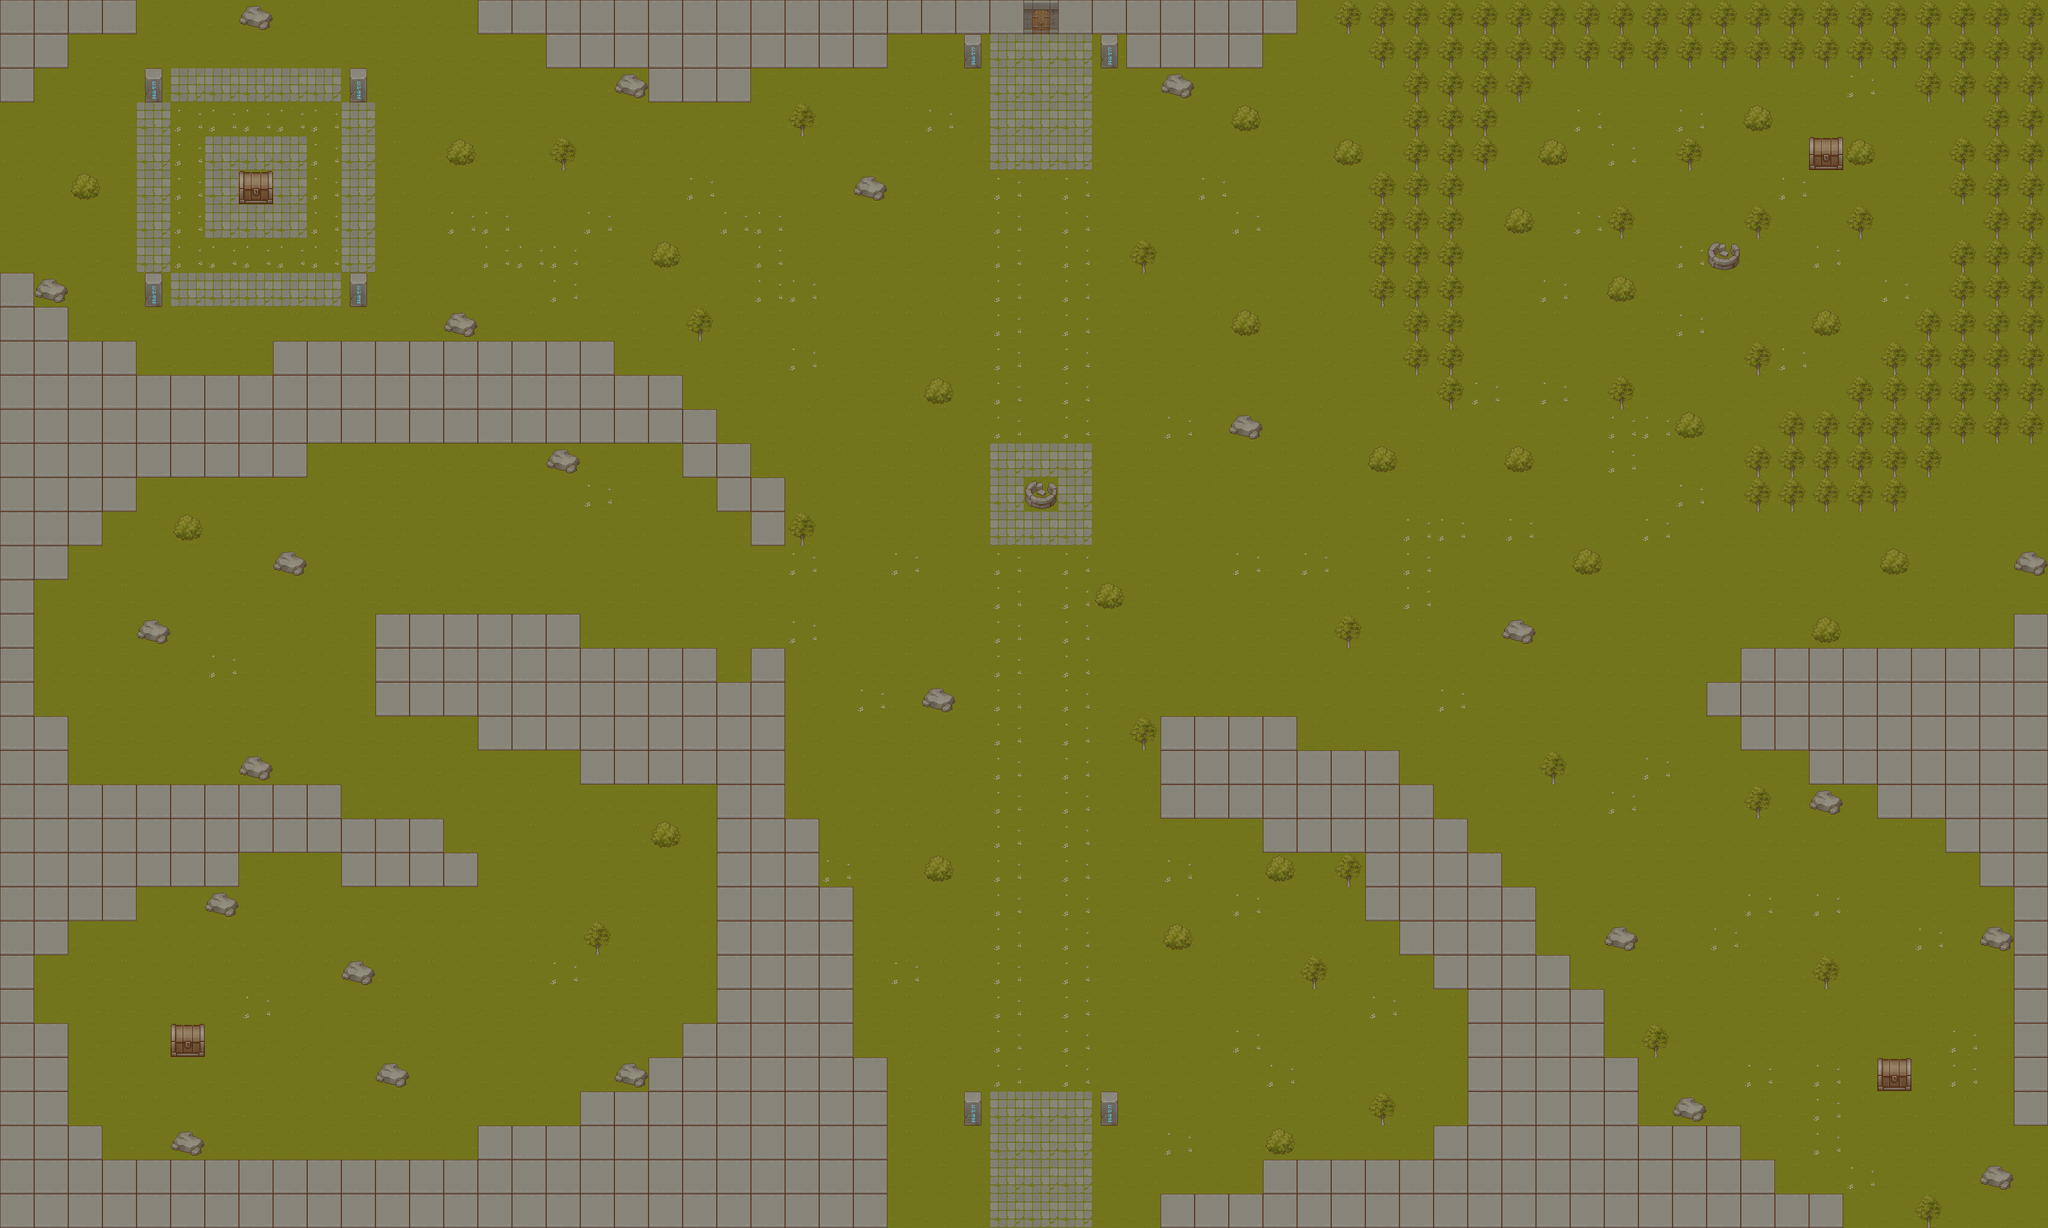

A 2D game scene composited from a Tiled map and its tileset images. What follows is a short description and the map's XML, with every tile layer's data as written:
An orthogonal 60x36 tile map with 64x64 px tiles, 1 tile layer (Tile Layer 1), 11 tilesets.

<map version="1.10" tiledversion="1.10.2" orientation="orthogonal" renderorder="right-down" width="60" height="36" tilewidth="64" tileheight="64" infinite="0" nextlayerid="2" nextobjectid="1">
 <tileset firstgid="1" name="0" tilewidth="64" tileheight="64" tilecount="1" columns="1">
  <image source="load_map_img/0.png" width="64" height="64" />
 </tileset>
 <tileset firstgid="2" name="1" tilewidth="64" tileheight="64" tilecount="1" columns="1">
  <image source="load_map_img/1.png" width="64" height="64" />
 </tileset>
 <tileset firstgid="3" name="2" tilewidth="64" tileheight="64" tilecount="1" columns="1">
  <image source="load_map_img/2.png" width="64" height="64" />
 </tileset>
 <tileset firstgid="4" name="3" tilewidth="64" tileheight="64" tilecount="1" columns="1">
  <image source="load_map_img/3.png" width="64" height="64" />
 </tileset>
 <tileset firstgid="5" name="4" tilewidth="64" tileheight="64" tilecount="1" columns="1">
  <image source="load_map_img/4.png" width="64" height="64" />
 </tileset>
 <tileset firstgid="6" name="5" tilewidth="64" tileheight="64" tilecount="1" columns="1">
  <image source="load_map_img/5.png" width="64" height="64" />
 </tileset>
 <tileset firstgid="7" name="6" tilewidth="64" tileheight="64" tilecount="1" columns="1">
  <image source="load_map_img/6.png" width="64" height="64" />
 </tileset>
 <tileset firstgid="8" name="7" tilewidth="64" tileheight="64" tilecount="1" columns="1">
  <image source="load_map_img/7.png" width="64" height="64" />
 </tileset>
 <tileset firstgid="9" name="8" tilewidth="64" tileheight="64" tilecount="1" columns="1">
  <image source="load_map_img/8.png" width="64" height="64" />
 </tileset>
 <tileset firstgid="10" name="9" tilewidth="64" tileheight="64" tilecount="1" columns="1">
  <image source="load_map_img/9.png" width="64" height="64" />
 </tileset>
 <tileset firstgid="11" name="10" tilewidth="64" tileheight="64" tilecount="1" columns="1">
  <image source="load_map_img/10.png" width="64" height="64" />
 </tileset>
 <layer id="1" name="Tile Layer 1" width="60" height="36">
  <data encoding="csv">
4,4,4,4,1,1,1,5,1,1,1,1,1,1,4,4,4,4,4,4,4,4,4,4,4,4,4,4,4,4,11,4,4,4,4,4,4,4,1,6,6,6,6,6,6,6,6,6,6,6,6,6,6,6,6,6,6,6,6,6,
4,4,1,1,1,1,1,1,1,1,1,1,1,1,1,1,4,4,4,4,4,4,4,4,4,4,1,1,8,3,3,3,8,4,4,4,4,1,1,1,6,6,6,6,6,6,6,6,6,6,6,6,6,6,6,6,6,6,6,6,
4,1,1,1,8,3,3,3,3,3,8,1,1,1,1,1,1,1,5,4,4,4,1,1,1,1,1,1,1,3,3,3,1,1,5,1,1,1,1,1,1,6,6,6,6,1,1,1,1,1,1,1,1,1,2,1,6,6,6,6,
1,1,1,1,3,2,2,2,2,2,3,1,1,1,1,1,1,1,1,1,1,1,1,6,1,1,1,2,1,3,3,3,1,1,1,1,7,1,1,1,1,6,6,6,1,1,2,1,1,2,1,7,1,1,1,1,1,1,6,6,
1,1,1,1,3,2,3,3,3,2,3,1,1,7,1,1,6,1,1,1,1,1,1,1,1,1,1,1,1,3,3,3,1,1,1,1,1,1,1,7,1,6,6,6,1,7,1,2,1,6,1,1,1,9,7,1,1,6,6,6,
1,1,7,1,3,2,3,9,3,2,3,1,1,1,1,1,1,1,1,1,2,1,1,1,1,5,1,1,1,2,1,2,1,1,1,2,1,1,1,1,6,6,6,1,1,1,1,1,1,1,1,1,2,1,1,1,1,6,6,6,
1,1,1,1,3,2,3,3,3,2,3,1,1,2,2,1,1,2,1,1,1,2,2,1,1,1,1,1,1,2,1,2,1,1,1,1,2,1,1,1,6,6,6,1,7,1,2,6,1,1,1,6,1,1,6,1,1,1,6,6,
1,1,1,1,3,2,2,2,2,2,3,1,1,1,2,2,2,1,1,7,1,1,2,1,1,1,1,1,1,2,1,2,1,6,1,1,1,1,1,1,6,6,6,1,1,1,1,1,1,2,10,1,1,2,1,1,1,6,6,6,
4,5,1,1,8,3,3,3,3,3,8,1,1,1,1,1,2,1,1,1,1,1,2,2,1,1,1,1,1,2,1,2,1,1,1,1,1,1,1,1,6,6,6,1,1,2,1,7,1,1,1,1,1,1,1,2,1,6,6,6,
4,4,1,1,1,1,1,1,1,1,1,1,1,5,1,1,1,1,1,1,6,1,1,1,1,1,1,1,1,2,1,2,1,1,1,1,7,1,1,1,1,6,6,1,1,1,1,1,1,2,1,1,1,7,1,1,6,6,6,6,
4,4,4,4,1,1,1,1,4,4,4,4,4,4,4,4,4,4,1,1,1,1,1,2,1,1,1,1,1,2,1,2,1,1,1,1,1,1,1,1,1,6,6,1,1,1,1,1,1,1,1,6,2,1,1,6,6,6,6,6,
4,4,4,4,4,4,4,4,4,4,4,4,4,4,4,4,4,4,4,4,1,1,1,1,1,1,1,7,1,2,1,2,1,1,1,1,1,1,1,1,1,1,6,2,1,2,1,6,1,1,1,1,1,1,6,6,6,6,6,6,
4,4,4,4,4,4,4,4,4,4,4,4,4,4,4,4,4,4,4,4,4,1,1,1,1,1,1,1,1,2,1,2,1,1,2,1,5,1,1,1,1,1,1,1,1,1,1,2,2,7,1,1,6,6,6,6,6,6,6,6,
4,4,4,4,4,4,4,4,4,1,1,1,1,1,1,1,5,1,1,1,4,4,1,1,1,1,1,1,1,3,3,3,1,1,1,1,1,1,1,1,7,1,1,1,7,1,1,2,1,1,1,6,6,6,6,6,6,1,1,1,
4,4,4,4,1,1,1,1,1,1,1,1,1,1,1,1,1,2,1,1,1,4,4,1,1,1,1,1,1,3,10,3,1,1,1,1,1,1,1,1,1,1,1,1,1,1,1,1,1,2,1,6,6,6,6,6,1,1,1,1,
4,4,4,1,1,7,1,1,1,1,1,1,1,1,1,1,1,1,1,1,1,1,4,6,1,1,1,1,1,3,3,3,1,1,1,1,1,1,1,1,1,2,2,1,2,1,1,1,2,1,1,1,1,1,1,1,1,1,1,1,
4,4,1,1,1,1,1,1,5,1,1,1,1,1,1,1,1,1,1,1,1,1,1,2,1,1,2,1,1,2,1,2,1,1,1,1,2,1,2,1,1,2,1,1,1,1,7,1,1,1,1,1,1,1,1,7,1,1,1,5,
4,1,1,1,1,1,1,1,1,1,1,1,1,1,1,1,1,1,1,1,1,1,1,1,1,1,1,1,1,2,1,2,7,1,1,1,1,1,1,1,1,2,1,1,1,1,1,1,1,1,1,1,1,1,1,1,1,1,1,1,
4,1,1,1,5,1,1,1,1,1,1,4,4,4,4,4,4,1,1,1,1,1,1,2,1,1,1,1,1,2,1,2,1,1,1,1,1,1,1,6,1,1,1,1,5,1,1,1,1,1,1,1,1,7,1,1,1,1,1,4,
4,1,1,1,1,1,2,1,1,1,1,4,4,4,4,4,4,4,4,4,4,1,4,1,1,1,1,1,1,2,1,2,1,1,1,1,1,1,1,1,1,1,1,1,1,1,1,1,1,1,1,4,4,4,4,4,4,4,4,4,
4,1,1,1,1,1,1,1,1,1,1,4,4,4,4,4,4,4,4,4,4,4,4,1,1,2,1,5,1,2,1,2,1,1,1,1,1,1,1,1,1,1,2,1,1,1,1,1,1,1,4,4,4,4,4,4,4,4,4,4,
4,4,1,1,1,1,1,1,1,1,1,1,1,1,4,4,4,4,4,4,4,4,4,1,1,1,1,1,1,2,1,2,1,6,4,4,4,4,1,1,1,1,1,1,1,1,1,1,1,1,1,4,4,4,4,4,4,4,4,4,
4,4,1,1,1,1,1,5,1,1,1,1,1,1,1,1,1,4,4,4,4,4,4,1,1,1,1,1,1,2,1,2,1,1,4,4,4,4,4,4,4,1,1,1,1,6,1,1,2,1,1,1,1,4,4,4,4,4,4,4,
4,4,4,4,4,4,4,4,4,4,1,1,1,1,1,1,1,1,1,1,1,4,4,1,1,1,1,1,1,2,1,2,1,1,4,4,4,4,4,4,4,4,1,1,1,1,1,2,1,1,1,6,1,5,1,4,4,4,4,4,
4,4,4,4,4,4,4,4,4,4,4,4,4,1,1,1,1,1,1,7,1,4,4,4,1,1,1,1,1,2,1,2,1,1,1,1,1,4,4,4,4,4,4,1,1,1,1,1,1,1,1,1,1,1,1,1,1,4,4,4,
4,4,4,4,4,4,4,1,1,1,4,4,4,4,1,1,1,1,1,1,1,4,4,4,2,1,1,7,1,2,1,2,1,1,2,1,1,7,1,6,4,4,4,4,1,1,1,1,1,1,1,1,1,1,1,1,1,1,4,4,
4,4,4,4,1,1,5,1,1,1,1,1,1,1,1,1,1,1,1,1,1,4,4,4,4,1,1,1,1,2,1,2,1,1,1,1,2,1,1,1,4,4,4,4,4,1,1,1,1,1,1,2,1,2,1,1,1,1,1,4,
4,4,1,1,1,1,1,1,1,1,1,1,1,1,1,1,1,6,1,1,1,4,4,4,4,1,1,1,1,2,1,2,1,1,7,1,1,1,1,1,1,4,4,4,4,1,1,5,1,1,2,1,1,1,1,1,2,1,5,4,
4,1,1,1,1,1,1,1,1,1,5,1,1,1,1,1,2,1,1,1,1,4,4,4,4,1,2,1,1,2,1,2,1,1,1,1,1,1,6,1,1,1,4,4,4,4,1,1,1,1,1,1,1,6,1,1,1,1,1,4,
4,1,1,1,1,1,1,2,1,1,1,1,1,1,1,1,1,1,1,1,1,4,4,4,4,1,1,1,1,2,1,2,1,1,1,1,1,1,1,1,2,1,1,4,4,4,4,1,1,1,1,1,1,1,1,1,1,1,1,4,
4,4,1,1,1,9,1,1,1,1,1,1,1,1,1,1,1,1,1,1,4,4,4,4,4,1,1,1,1,2,1,2,1,1,1,1,2,1,1,1,1,1,1,4,4,4,4,1,6,1,1,1,1,1,1,1,1,2,1,4,
4,4,1,1,1,1,1,1,1,1,1,5,1,1,1,1,1,1,5,4,4,4,4,4,4,4,1,1,1,2,1,2,1,1,1,1,1,2,1,1,1,1,1,4,4,4,4,4,1,1,1,2,1,2,1,9,1,2,1,4,
4,4,1,1,1,1,1,1,1,1,1,1,1,1,1,1,1,4,4,4,4,4,4,4,4,4,1,1,8,3,3,3,8,1,1,1,1,1,1,1,6,1,1,4,4,4,4,4,1,5,1,1,1,2,1,1,1,1,1,4,
4,4,4,1,1,5,1,1,1,1,1,1,1,1,4,4,4,4,4,4,4,4,4,4,4,4,1,1,1,3,3,3,1,1,2,1,1,7,1,1,1,1,4,4,4,4,4,4,4,4,4,1,1,2,1,1,1,1,1,1,
4,4,4,4,4,4,4,4,4,4,4,4,4,4,4,4,4,4,4,4,4,4,4,4,4,4,1,1,1,3,3,3,1,1,1,1,1,4,4,4,4,4,4,4,4,4,4,4,4,4,4,4,1,1,2,1,1,1,5,1,
4,4,4,4,4,4,4,4,4,4,4,4,4,4,4,4,4,4,4,4,4,4,4,4,4,4,1,1,1,3,3,3,1,1,4,4,4,4,4,4,4,4,4,4,4,4,4,4,4,4,4,4,4,4,1,1,6,1,1,1
</data>
 </layer>
</map>
